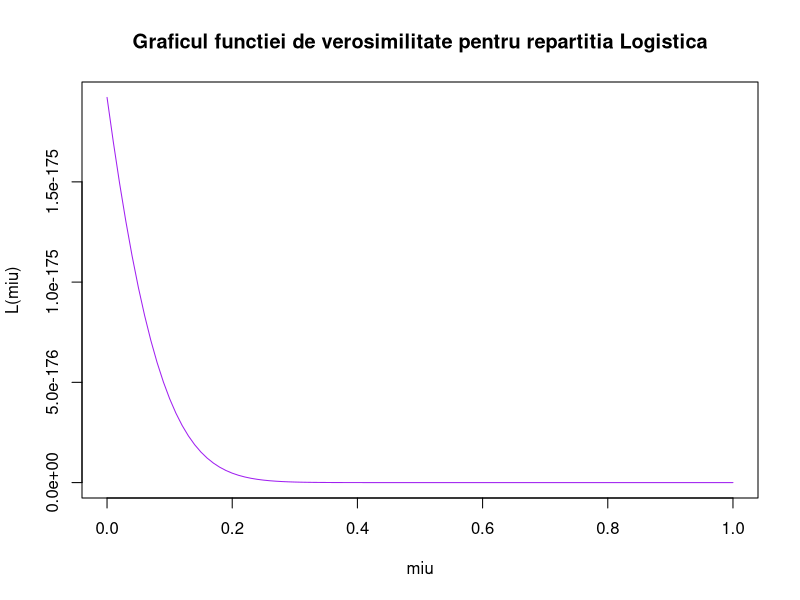
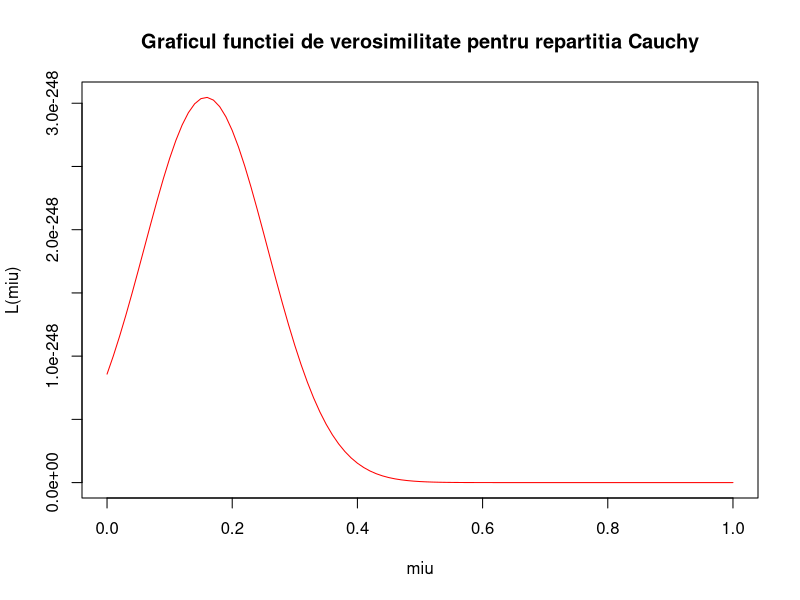

The R script that drew these images, in order:

#generam valori din repartitia logistica cu functia predefinita rlogis

n <- 200
x <-rlogis(n,0,1) #x este un vector de 100 de elemente 
                  #ce va contine valori din repartitia logistica

L <- 1; #initializam produsul cu 1
beta <- 1; #alegem o valoare potrivita pentru beta fixat


#mai jos vom calcula functia de verosimilitate
#miu este parametrul nostru(theta din formulele din curs)

verosim_logi <- function(miu)
{
  for(i in 1:n)
  {
    L <- L*(1/beta)*exp(-(x[i]-miu)/beta)/(1+exp(-(x[i]-miu)/beta))^2;
  }
  return(L)
}


#trasam graficul functiei de verosimilitate pentru repartitia Logistica
plot(verosim_logi,xlab='miu',ylab='L(miu)', col="purple")
title("Graficul functiei de verosimilitate pentru repartitia Logistica")

#cautam valoarea optima pentru miu
miu_logis <- optimise(verosim_logi,c(0,1),maximum=TRUE)
miu_optim <- miu_logis[[1]]




##################################################################

#procedam exact ca mai sus de data aceasta pentru repartitia Cauchy


y<- rcauchy(n,0,1)
sigma <- 1;
L <- 1
verosim_cauchy <- function(miu){
  for(i in 1:n){
    L <- L*(1/(pi*sigma))*1/(1+((y[i]-miu)/sigma)^2)
  }
  return(L)
}

plot(verosim_cauchy,xlab='miu',ylab='L(miu)', col="red")
title("Graficul functiei de verosimilitate pentru repartitia Cauchy")

miu_cauchy <- optimise(verosim_cauchy,c(0,1),maximum=TRUE)
miu_optim2 <- miu_cauchy[[1]]
